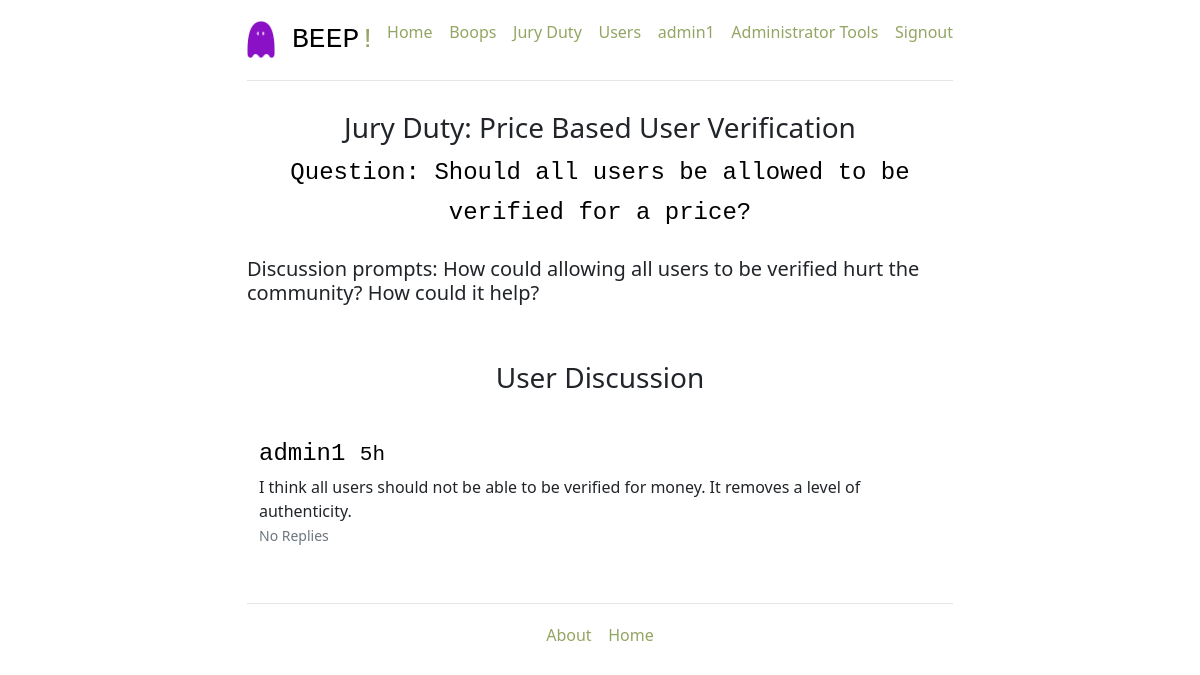
Screenshot of /view-discussion/1 (signed in) with the database file from the repository.
### project/models.py (models this page shows, shortened)
class User(db.Model):
    __tablename__ = 'users'
    id = db.Column(db.Integer, primary_key=True)
    name = db.Column(db.String, unique=True, nullable=False)
    email = db.Column(db.String, unique=True, nullable=False)
    password = db.Column(db.String, nullable=False)
    jury = db.Column(db.String, nullable=False, default=False)
    tweets = db.relationship('Tweet', back_populates='poster')
    role = db.Column(db.String, default='user')
    comments = db.relationship('Comment', back_populates='poster', passive_deletes=True)
    changes = db.relationship('Change', back_populates='poster', passive_deletes=True)
    likes = db.relationship('Like', back_populates='liker', passive_deletes=True)
    upvotes = db.relationship('Upvote', back_populates='upvoter', passive_deletes=True)
    downvotes = db.relationship('Downvote', back_populates='downvoter', passive_deletes=True)
    discussion_comments = db.relationship('Discussion_Comment', back_populates='poster')
    replies = db.relationship('Reply', back_populates='poster', passive_deletes=True)

class Issue(db.Model):
    __tablename__ = 'issues'
    id = db.Column(db.Integer, primary_key=True)
    title = db.Column(db.String, unique=True, nullable=False)
    prompt = db.Column(db.String, nullable=False)
    question = db.Column(db.String, nullable=False)
    type = db.Column(db.String, nullable=False, default=False)
    result = db.Column(db.String, default='In Progress')
    end_date = db.Column(db.DateTime, nullable=False)

class Discussion_Comment(db.Model):
    __tablename__ = 'discussion_comments'
    comment_id = db.Column(db.Integer, primary_key=True)
    user_id = db.Column(db.Integer, db.ForeignKey('users.id', ondelete="CASCADE"), nullable=False)
    comment = db.Column(db.String, nullable=False)
    posted = db.Column(db.DateTime, nullable=False)
    archived = db.Column(db.String, nullable=False, default=False)
    issue_id = db.Column(db.Integer, db.ForeignKey('issues.id', ondelete="CASCADE"), nullable=False)
    poster = db.relationship("User", back_populates="discussion_comments", passive_deletes=True)
    replies = db.relationship('Reply', back_populates='disc_comment', passive_deletes=True)
    @classmethod
    def delta_time(cls, comment_posted):
        now = datetime.datetime.now()
        td = now - comment_posted
        days = td.days
        hours = td.seconds//3600
        minutes = (td.seconds//60)%60
        if days > 0:
            return comment_posted.strftime("%d %B, %Y")
        elif hours > 0:
            return str(hours) + 'h'
        elif minutes > 0:
            return str(minutes) + 'm'
        else:
            return 'few seconds ago'

### project/users/views.py (the view)
@users_blueprint.route('/view-discussion/<issue_id>', methods=['GET'])
@login_required
@admin_required
def view_discussion(issue_id):
    if issue_id is not None:
        issue = Issue.query.filter_by(id=issue_id).first()
        discussion_comments = db.session.query(Discussion_Comment).filter_by(issue_id=issue_id)
    else:
        issue = None
    return render_template(
        'viewdiscuss.html',
        issue=issue, all_comments = discussion_comments
    )

### project/users/views.py (called while the page is built)
def login_required(test):
    @wraps(test)
    def wrap(*args, **kwargs):
        if 'logged_in' in session:
            return test(*args, **kwargs)
        else:
            flash('You need to login first')
            return (redirect(url_for('users.login')))
    return wrap

def admin_required(test):
    @wraps(test)
    def wrap(*args, **kwargs):
        if 'admin' == session.get('role'):
            return test(*args, **kwargs)
        else:
            flash('You need to be an administrator to access this page.')
            return (redirect(url_for('users.login')))
    return wrap

### project/templates/viewdiscuss.html (shortened to what this page needs)
{% extends '_base.html' %}
{% block content %}
{% if issue == None %}
<h4>The issue does not exist. Try to find a different discussion<span class = "exclamation">!</span></h4>
<br>
{% else %}
<h3 style="text-align:center"> Jury Duty: {{issue.title}} </h3>
<h4 style="text-align:center">Question: {{issue.question}} </h4>
<br>
<div id="discussionform">
<h5>Discussion prompts: {{issue.prompt}} </h5>
</div>
<br>
<br>
<div id="openfordiscuss">
<h3 style="text-align:center">User Discussion</h4>
<div class="row marketing">
    <div class="col-lg-12">
        {% for disc_comment in all_comments %}
        <div class="media">
            <div class="media-body">
                <div>
                    <div>
                        {% if disc_comment.poster.name == session.name %}
                        <div class="media-heading">
                            <h4>{{ disc_comment.poster.name }}
                                <small>{{ disc_comment.delta_time(disc_comment.posted) }} </small>
                            </h4>
                        </div>
                    </div>
                    {{ disc_comment.comment }}
                    {% endif %}
                    <br>
                    <p>
                    {% if disc_comment.replies|length > 0 %}
                    <a data-bs-toggle="collapse" href="#replies-{{disc_comment.comment_id}}" role="button">
                        <small>View {{disc_comment.replies|length}} Replies</small>
                    </a>
                    {% else %}
                    <small class="text-muted">No Replies</small>
                    {% endif %}
                    </p>
                </div>
            </div>
        </div>
        {% endfor %}
    </div>
</div>
</div>
{% endif %}
{% endblock content %}

### project/templates/_base.html (shortened to what this page needs)
<!DOCTYPE html>
<html lang="en">
<head>
  <link href="{{ url_for('static', filename='css/main.css' )}}" rel="stylesheet">
  <link href="{{ url_for('static', filename='css/bootstrap.min.css' )}}" rel="stylesheet">
  <link href="{{ url_for('static', filename='css/ie10-viewport-bug-workaround.css' )}}" rel="stylesheet">
  <link href="{{ url_for('static', filename='css/jumbotron-narrow.css' )}}" rel="stylesheet">
</head>
<body>
  <div class="container">
    <div class="header clearfix">
      <nav>
        <ul class="nav nav-pills pull-right" style="float: right;">
          {% if session.logged_in %}
          <li><a href="/">Home</a></li>&nbsp;&nbsp;&nbsp;&nbsp;
          <li><a href="/tweets/">Boops</a></li>&nbsp;&nbsp;&nbsp;&nbsp;
          {% if session.jury == '1' %}
          <li><a href="/jury">Jury Duty</a></li>&nbsp;&nbsp;&nbsp;&nbsp;
          {% endif %}
          <li><a href="{{ url_for('users.all_users') }}">Users</a></li>&nbsp;&nbsp;&nbsp;&nbsp;
          <li><a href="{{ url_for('users.followers') }}">{{ session.name }}</a></li>&nbsp;&nbsp;&nbsp;&nbsp;
          {% if session.role == 'admin' %}
          <li><a href="/admin">Administrator Tools</a></li>&nbsp;&nbsp;&nbsp;&nbsp;
          {% endif %}
          {% endif %}
          {% if not session.logged_in %}
          {% block signin_form %}{% endblock signin_form %}
          {% else %}
          <li role=" presentation"><a href="{{ url_for('users.logout') }}">Signout</a></li>
          {% endif %}
        </ul>
      </nav>
      <h3><img src="../static/img/Beep_Logo.png" alt="Beep Logo" style="width: 4%; height: auto;"> BEEP<span class="exclamation">!</span></h3>
    </div>
    {% block content %}
    {% endblock content %}
    <footer class="footer">
      <p><a href="/about">About</a>&nbsp;&nbsp;&nbsp;&nbsp;<a href="/">Home</a></p>
    </footer>
  </div>
</body>
</html>

### project/static/css/jumbotron-narrow.css (style rules this page uses)
body { padding-top: 20px; padding-bottom: 20px; }
.header, .marketing, .footer { padding-right: 15px; padding-left: 15px; }
.header { padding-bottom: 20px; border-bottom: 1px solid #e5e5e5; }
.header h3 { margin-top: 0; margin-bottom: 0; line-height: 40px; color: black; font-family: 'Courier New'; }
img { width: 50%; height: auto; }
.footer { padding-top: 19px; color: #777; border-top: 1px solid #e5e5e5; text-align: center; }
@media (min-width: 768px) { .container { max-width: 730px; } }
.marketing { margin: 40px 0; }
@media screen and (min-width: 768px) { .header, .marketing, .footer { padding-right: 0; padding-left: 0; } }
@media screen and (min-width: 768px) { .header { margin-bottom: 30px; } }
a:link { color: #93a563; background-color: transparent; text-decoration: none; }
.exclamation { color: #93a563; font-family: 'Courier New', Courier, monospace; }
h4 { margin-top: 0; margin-bottom: 0; line-height: 40px; color: black; font-family: 'Courier New'; font-size: 20; }

### rows the page displays
User: name "admin1"
Issue: title "Price Based User Verification", question "Should all users be allowed to be verified for a price?", prompt "How could allowing all users to be verified hurt the community? How could it help?"
Discussion_Comment: poster.name "admin1", delta_time "5h", comment "I think all users should not be able to be verified for money. It removes a level of authenticity."
